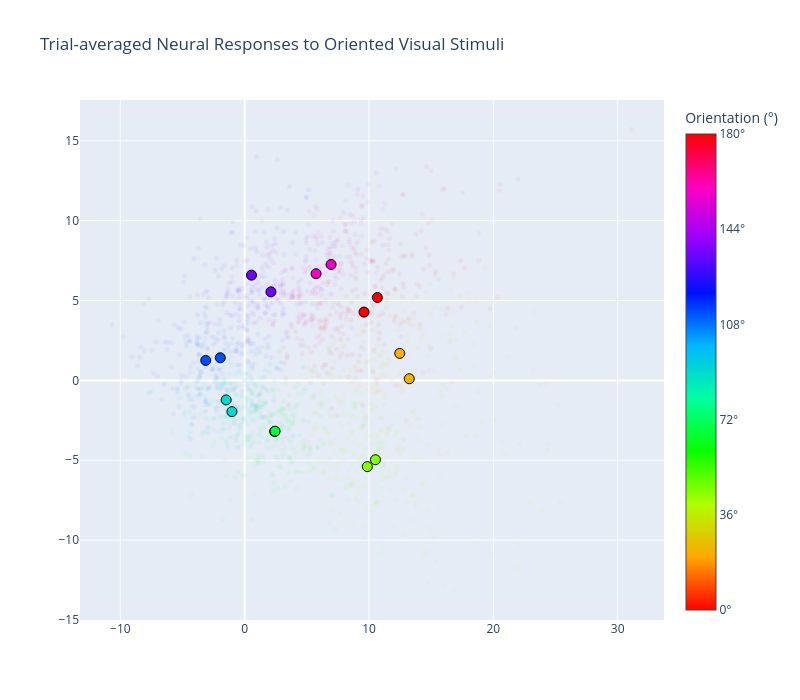

Write notebook code for a chart like this one.
### Code cell
import plotly.graph_objects as go
from sklearn.decomposition import PCA

# Compute 3-axis projection: [CIS, PC1, PC2]
X = sum_responses.sum(axis=-1)             # (n_orientations, n_neurons)  -- per-orientation averages
mean_vec = X.mean(axis=0, keepdims=True)
pca3 = PCA(n_components=2)
pca3.fit(X)

coords = X @ pca3.components_.T                           # (n_orientations, 3)  -- averaged points

# ---- Per-trial points: spike counts per (orientation, trial) summed over time bins ----
trial_coords = []     # (n_orient * n_trials, 3)
trial_doubled = []    # color matches its orientation
for o_idx, orientation in enumerate(visual_orientation_degs):
    trial_times = visual_trial_df[visual_trial_df['orientation'] == orientation]['timestamp'].values[:N_VIS_TRIALS]
    for t_time in trial_times:
        trial_spikes = visual_spikes[(visual_spikes['timestamp'] >= t_time) &
                                     (visual_spikes['timestamp'] <  t_time + WINDOW_LEN)]
        x_trial = np.zeros(n_neurons)
        if not trial_spikes.empty:
            counts = trial_spikes.groupby('neuron_id').size()
            for nid, c in counts.items():
                if nid in neuron_to_idx:
                    x_trial[neuron_to_idx[nid]] = c
        trial_coords.append(x_trial @ pca3.components_.T)
        trial_doubled.append((int(orientation) * 2) % 360)
trial_coords = np.array(trial_coords)
trial_doubled = np.array(trial_doubled)

doubled = (np.array(visual_orientation_degs) * 2) % 360

fig = go.Figure()

# Per-trial scatter (low alpha)
fig.add_trace(go.Scatter(
    x=trial_coords[:, 0], y=trial_coords[:, 1],
    mode='markers',
    marker=dict(size=5, color=trial_doubled, colorscale='HSV',
                cmin=0, cmax=360, opacity=0.05,
                line=dict(width=0)),
    hovertemplate='trial<extra></extra>',
    showlegend=False,
))

# Orientation-average scatter (full opacity, on top)
fig.add_trace(go.Scatter(
    x=coords[:, 0], y=coords[:, 1], 
    mode='markers',
    marker=dict(size=10, color=doubled, colorscale='HSV',
                cmin=0, cmax=360,
                colorbar=dict(
                    title='Orientation (°)',
                    tickvals=np.arange(0, 361, 72),
                    ticktext=[f'{int(v/2)}°' for v in np.arange(0, 361, 72)],
                ),
                line=dict(color='black', width=1)),
    text=[f'{int(o)}°' for o in visual_orientation_degs],
    textposition='top center',
    name='',
    showlegend=False,
))

fig.update_layout(
    title='Trial-averaged Neural Responses to Oriented Visual Stimuli',
    scene=dict(xaxis_title='PC1', yaxis_title='PC2',
               aspectmode='data'),
    width=800, height=700,
)
fig.write_html('results/vis_response_pc1_pc2.html', include_plotlyjs='cdn')
fig.write_image('results/vis_response_pc1_pc2.svg', width=800, height=700, scale=2)
fig.show()

### Figure 1 — Plotly figure (JSON) as saved in the notebook; plotly's stock layout.template omitted (floating-point values rounded to 4 significant figures; data arrays with more than 128 entries replaced by an {"elided": "..."} marker saying what was removed)
{"data": [{"hovertemplate": "trial<extra></extra>", "marker": {"cmax": 360, "cmin": 0, "color": {"elided": "1600 int values"}, "colorscale": [[0, "#ff0000"], [0.1111, "#ffa700"], [0.2222, "#afff00"], [0.3333, "#08ff00"], [0.4444, "#00ff9f"], [0.5556, "#00b7ff"], [0.6667, "#0010ff"], [0.7778, "#9700ff"], [0.8889, "#ff00bf"], [1, "#ff0000"]], "line": {"width": 0}, "opacity": 0.05, "size": 5}, "mode": "markers", "showlegend": false, "type": "scatter", "x": {"elided": "1600 float values"}, "y": {"elided": "1600 float values"}}, {"marker": {"cmax": 360, "cmin": 0, "color": [0, 45, 90, 135, 180, 225, 270, 315, 0, 45, 90, 135, 180, 225, 270, 315], "colorbar": {"ticktext": ["0°", "36°", "72°", "108°", "144°", "180°"], "tickvals": [0, 72, 144, 216, 288, 360], "title": {"text": "Orientation (°)"}}, "colorscale": [[0, "#ff0000"], [0.1111, "#ffa700"], [0.2222, "#afff00"], [0.3333, "#08ff00"], [0.4444, "#00ff9f"], [0.5556, "#00b7ff"], [0.6667, "#0010ff"], [0.7778, "#9700ff"], [0.8889, "#ff00bf"], [1, "#ff0000"]], "line": {"color": "black", "width": 1}, "size": 10}, "mode": "markers", "name": "", "showlegend": false, "text": ["0°", "22°", "45°", "67°", "90°", "112°", "135°", "157°", "180°", "202°", "225°", "247°", "270°", "292°", "315°", "337°"], "textposition": "top center", "type": "scatter", "x": [10.67, 13.24, 9.865, 2.416, -1.023, -1.96, 2.113, 6.949, 9.598, 12.47, 10.52, 2.444, -1.486, -3.129, 0.5478, 5.742], "y": [5.19, 0.1055, -5.397, -3.204, -1.955, 1.419, 5.545, 7.257, 4.277, 1.691, -4.966, -3.179, -1.223, 1.252, 6.591, 6.681]}], "layout": {"height": 700, "scene": {"aspectmode": "data", "xaxis": {"title": {"text": "PC1"}}, "yaxis": {"title": {"text": "PC2"}}}, "title": {"text": "Trial-averaged Neural Responses to Oriented Visual Stimuli"}, "width": 800}}
